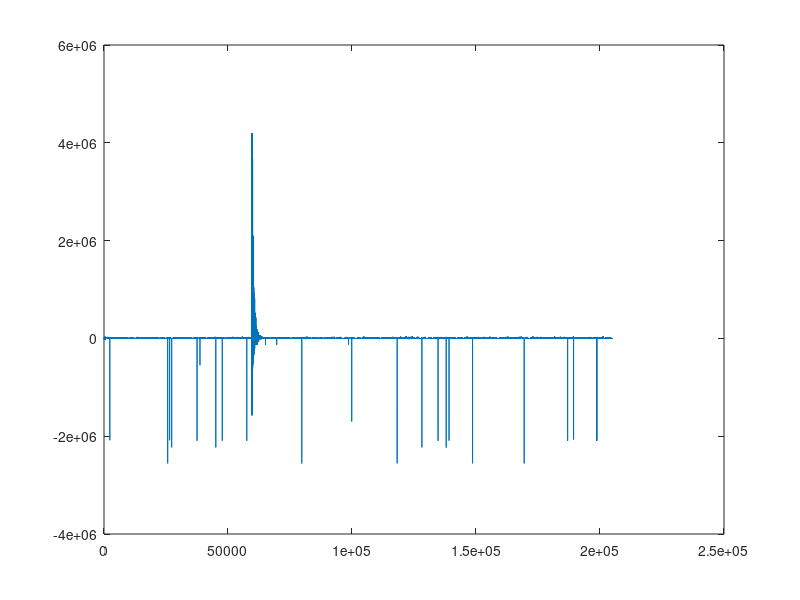

Reproduce this figure in MATLAB.
clc
clear all;
close all;
load testmessung_22_02_signed.csv
soundsc(testmessung_22_02_signed,24000,24);
plot(testmessung_22_02_signed);